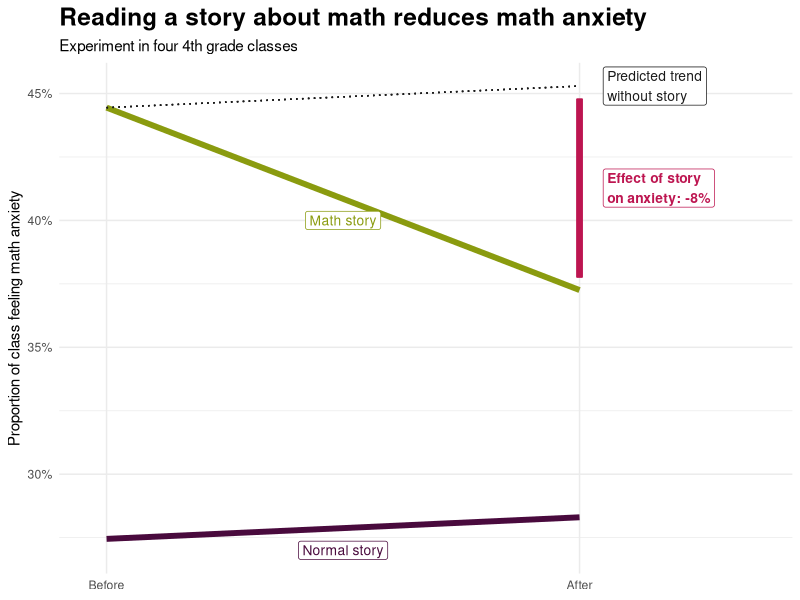

Write R code to recreate this figure.
## ---- chunk 1
library(tidyverse)
library(broom)
library(scales)  # For things like percent()

results <- read_csv("data/math_survey.csv") %>% 
  mutate(anxious_num = recode(math_anxiety, Yes = 1, No = 0))
## ---- chunk 2
group_props <- results %>% 
  drop_na(math_anxiety) %>% 
  group_by(wave, treatment, math_anxiety) %>% 
  summarize(num = n()) %>% 
  group_by(wave, treatment) %>% 
  mutate(total = sum(num),
         prop_math_anxious = num / total) %>% 
  filter(math_anxiety == "Yes")
group_props
## ---- chunk 3
after_treatment <- group_props %>% 
  filter(treatment == "Math story", wave == 2) %>% 
  pull(prop_math_anxious)

before_treatment <- group_props %>% 
  filter(treatment == "Math story", wave == 1) %>% 
  pull(prop_math_anxious)

after_control <- group_props %>% 
  filter(treatment == "Normal story", wave == 2) %>% 
  pull(prop_math_anxious)

before_control <- group_props %>% 
  filter(treatment == "Normal story", wave == 1) %>% 
  pull(prop_math_anxious)
## ---- chunk 4
dd_effect <- (after_treatment - before_treatment) - (after_control - before_control)
dd_effect
## ---- chunk 5
dd_regression <- lm(anxious_num ~ wave + treatment + wave * treatment,
                    data = results)
tidy(dd_regression)
## ---- chunk 6
hypothetical_trend <- after_control - before_control

ggplot(group_props, 
                 aes(x = as.factor(wave), y = prop_math_anxious, 
                     color = treatment, group = treatment)) +
  geom_line(size = 2) + 
  geom_segment(aes(x = 1, y = before_treatment, xend = 2, 
                   yend = (before_treatment + hypothetical_trend)), 
               linetype = "dotted", color = "grey10") + 
  geom_segment(aes(x = 2, xend = 2, 
                   y = (before_treatment + hypothetical_trend - .005), 
                   yend = after_treatment + 0.005),
               color = "#BD1550", size = 2) +
  annotate("label", x = 1.5, y = .27, label = "Normal story",
           size = 3.5, color = "#490A3D") + 
  annotate("label", x = 1.5, y = .40, label = "Math story",
           size = 3.5, color = "#8A9B0F") + 
  annotate("label", x = 2.05, y = (before_treatment + hypothetical_trend), 
           label = "Predicted trend\nwithout story",
           size = 3.5, color = "grey10", hjust = 0) + 
  annotate("label", x = 2.05, 
           y = (before_treatment + hypothetical_trend) - (abs(dd_effect) / 2), 
           label = paste0("Effect of story\non anxiety: ", percent(dd_effect)),
           size = 3.5, color = "#BD1550", hjust = 0, fontface = "bold") + 
  scale_color_manual(values = c("Math story" = "#8A9B0F", "Normal story" = "#490A3D")) +
  scale_y_continuous(labels = percent_format(accuracy = 1)) + 
  scale_x_discrete(labels = c("Before", "After")) +
  guides(color = "none") +
  coord_cartesian(clip = "off", xlim = c(1.5, 1.85)) +
  labs(x = NULL, y = "Proportion of class feeling math anxiety",
       title = "Reading a story about math reduces math anxiety",
       subtitle = "Experiment in four 4th grade classes") + 
  theme_minimal() + 
  theme(plot.title = element_text(face = "bold", size = rel(1.6)))
